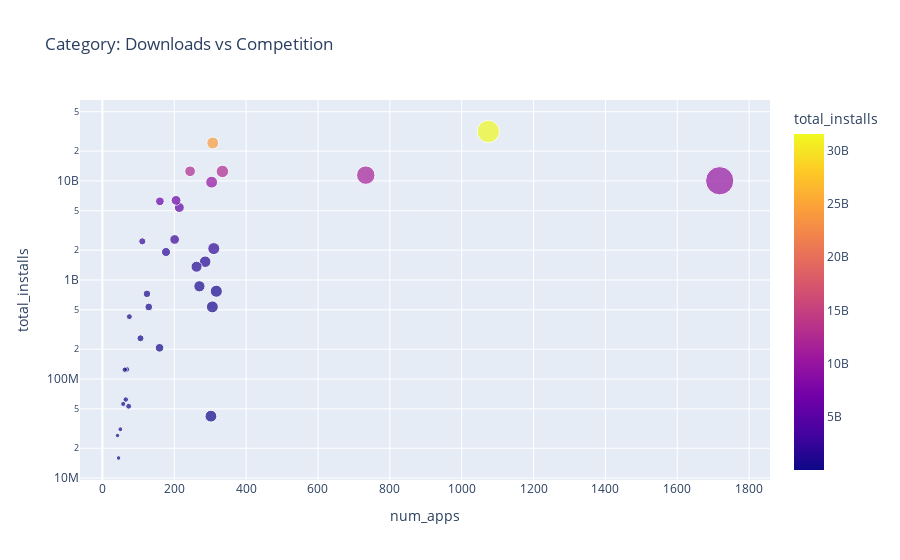

This figure's notebook cell:
### Markdown cell above
### Category Concentration - Downloads vs. Competition

**Challenge**: 
* First, create a DataFrame that has the number of apps in one column and the number of installs in another:

<img src=https://imgur.com/uQRSlXi.png width="350">

* Then use the [plotly express examples from the documentation](https://plotly.com/python/line-and-scatter/) alongside the [.scatter() API reference](https://plotly.com/python-api-reference/generated/plotly.express.scatter.html)to create scatter plot that looks like this. 

<img src=https://imgur.com/cHsqh6a.png>

*Hint*: Use the size, hover_name and color parameters in .scatter(). To scale the yaxis, call .update_layout() and specify that the yaxis should be on a log-scale like so: yaxis=dict(type='log')

### Code cell
# Scatter: Category concentration - installs vs competition
import plotly.express as px
df_scatter = df_cat.reset_index()
fig = px.scatter(df_scatter, x='num_apps', y='total_installs', size='num_apps', hover_name='Category', color='total_installs', title='Category: Downloads vs Competition')
fig.update_layout(yaxis=dict(type='log'))
fig

### Figure 1 — Plotly figure (JSON) as saved in the notebook; plotly's stock layout.template omitted (floating-point values rounded to 4 significant figures)
{"data": [{"hovertemplate": "<b>%{hovertext}</b><br><br>num_apps=%{marker.size}<br>total_installs=%{marker.color}<extra></extra>", "hovertext": ["FAMILY", "GAME", "TOOLS", "PRODUCTIVITY", "FINANCE", "PERSONALIZATION", "COMMUNICATION", "LIFESTYLE", "PHOTOGRAPHY", "MEDICAL", "SPORTS", "BUSINESS", "HEALTH_AND_FITNESS", "SOCIAL", "NEWS_AND_MAGAZINES", "TRAVEL_AND_LOCAL", "SHOPPING", "BOOKS_AND_REFERENCE", "VIDEO_PLAYERS", "DATING", "EDUCATION", "MAPS_AND_NAVIGATION", "ENTERTAINMENT", "FOOD_AND_DRINK", "WEATHER", "AUTO_AND_VEHICLES", "HOUSE_AND_HOME", "LIBRARIES_AND_DEMO", "ART_AND_DESIGN", "COMICS", "PARENTING", "EVENTS", "BEAUTY"], "legendgroup": "", "marker": {"color": [10041130590, 31543862717, 11440724500, 12463070180, 770312400, 2074352930, 24152241530, 534742120, 9721243130, 42162676, 1528531465, 863518120, 1361006220, 12513841475, 5393110650, 6361859300, 2563331540, 1916291655, 6221897200, 206522410, 533852000, 724267560, 2455660000, 257777750, 426096500, 53129800, 125082000, 62083000, 124233100, 56036100, 31116110, 15949410, 26916200], "coloraxis": "coloraxis", "size": [1718, 1074, 733, 334, 317, 310, 307, 306, 304, 302, 286, 270, 262, 244, 214, 205, 201, 177, 160, 159, 129, 124, 111, 106, 75, 73, 68, 65, 62, 58, 50, 45, 42], "sizemode": "area", "sizeref": 4.295, "symbol": "circle"}, "mode": "markers", "name": "", "orientation": "v", "showlegend": false, "type": "scatter", "x": [1718, 1074, 733, 334, 317, 310, 307, 306, 304, 302, 286, 270, 262, 244, 214, 205, 201, 177, 160, 159, 129, 124, 111, 106, 75, 73, 68, 65, 62, 58, 50, 45, 42], "xaxis": "x", "y": [10041130590, 31543862717, 11440724500, 12463070180, 770312400, 2074352930, 24152241530, 534742120, 9721243130, 42162676, 1528531465, 863518120, 1361006220, 12513841475, 5393110650, 6361859300, 2563331540, 1916291655, 6221897200, 206522410, 533852000, 724267560, 2455660000, 257777750, 426096500, 53129800, 125082000, 62083000, 124233100, 56036100, 31116110, 15949410, 26916200], "yaxis": "y"}], "layout": {"coloraxis": {"colorbar": {"title": {"text": "total_installs"}}, "colorscale": [[0, "#0d0887"], [0.1111, "#46039f"], [0.2222, "#7201a8"], [0.3333, "#9c179e"], [0.4444, "#bd3786"], [0.5556, "#d8576b"], [0.6667, "#ed7953"], [0.7778, "#fb9f3a"], [0.8889, "#fdca26"], [1, "#f0f921"]]}, "legend": {"itemsizing": "constant", "tracegroupgap": 0}, "title": {"text": "Category: Downloads vs Competition"}, "xaxis": {"anchor": "y", "domain": [0, 1], "title": {"text": "num_apps"}}, "yaxis": {"anchor": "x", "domain": [0, 1], "title": {"text": "total_installs"}, "type": "log"}}}
